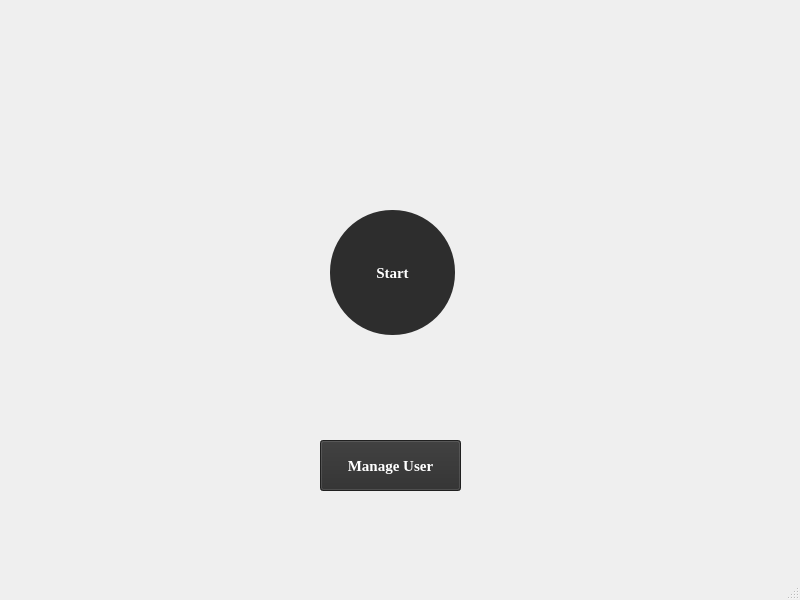
<?xml version="1.0" encoding="UTF-8"?>
<ui version="4.0">
 <class>MainWindow</class>
 <widget class="QMainWindow" name="MainWindow">
  <property name="geometry">
   <rect>
    <x>0</x>
    <y>0</y>
    <width>800</width>
    <height>600</height>
   </rect>
  </property>
  <property name="windowTitle">
   <string>MainWindow</string>
  </property>
  <property name="styleSheet">
   <string notr="true"/>
  </property>
  <widget class="QWidget" name="centralwidget">
   <widget class="QPushButton" name="StartStopButton">
    <property name="geometry">
     <rect>
      <x>330</x>
      <y>210</y>
      <width>125</width>
      <height>125</height>
     </rect>
    </property>
    <property name="font">
     <font>
      <family>Times New Roman</family>
      <pointsize>11</pointsize>
      <bold>true</bold>
     </font>
    </property>
    <property name="styleSheet">
     <string notr="true">background-color: rgb(45, 45, 45);
border-radius:62px;
text-align:centre;
color: rgb(255, 255, 255);</string>
    </property>
    <property name="text">
     <string>Start</string>
    </property>
   </widget>
   <widget class="QPushButton" name="ManageUser">
    <property name="geometry">
     <rect>
      <x>320</x>
      <y>440</y>
      <width>141</width>
      <height>51</height>
     </rect>
    </property>
    <property name="font">
     <font>
      <family>Times New Roman</family>
      <pointsize>11</pointsize>
      <bold>true</bold>
     </font>
    </property>
    <property name="styleSheet">
     <string notr="true">background-color: rgb(45, 45, 45);
text-align:centre;
color: rgb(255, 255, 255);</string>
    </property>
    <property name="text">
     <string>Manage User</string>
    </property>
   </widget>
  </widget>
  <widget class="QMenuBar" name="menubar">
   <property name="geometry">
    <rect>
     <x>0</x>
     <y>0</y>
     <width>800</width>
     <height>25</height>
    </rect>
   </property>
  </widget>
  <widget class="QStatusBar" name="statusbar"/>
 </widget>
 <resources/>
 <connections/>
</ui>
